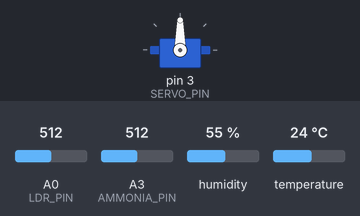
The sketch below on a simulated Arduino Uno, built with avr-gcc and run on an emulated ATmega328P. On the bench: servo. The inputs (shaded band) are chosen by the test bench; at power-on: humidity 55 %, A0 (LDR_PIN) = 512, A3 (AMMONIA_PIN) = 512, temperature 24 °C. What the sketch prints to the serial monitor is not drawn.

Above: at 0.1 s.
At 2.0 s:
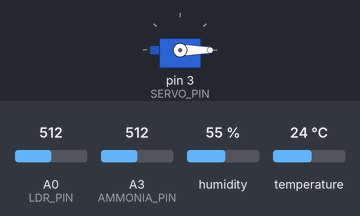
2.1 s: humidity set to 22 %
5.5 s: A0 (LDR_PIN) set to 390
8.5 s: A3 (AMMONIA_PIN) set to 390
11.5 s: temperature set to 12 °C
14.5 s: A0 (LDR_PIN) set to 410
17.5 s: A3 (AMMONIA_PIN) set to 410
Timing chart, 0 to 20.5 s (numbered marks = the images above; inputs shaded):
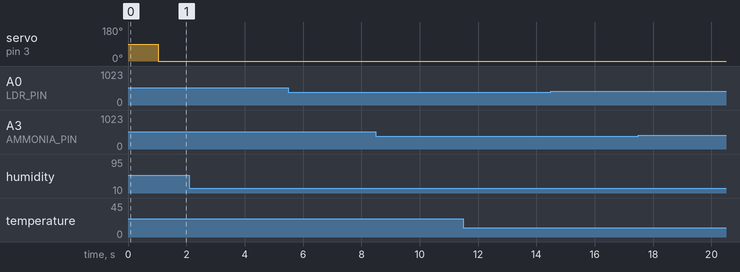

The sketch:

V3.ino
```cpp
#include <Adafruit_Sensor.h>
#include <DHT.h>
#include <DHT_U.h>
#include <LiquidCrystal.h>
#include <SoftwareSerial.h>
#include "SoftEasyTransfer.h"
#include <Servo.h>

SoftwareSerial mySerial(12, 13);
Servo ventilator;

#define DHT_PIN  4   //pin for DHT sensor
#define SERVO_PIN 3  //pin for servo
#define LDR_PIN A0   //pin for LDR
#define AMMONIA_PIN A3 //pin for Ammonia sensor
#define BULB_PIN 11
#define HEATER_PIN 9
#define FAN_PIN 8


//create object
SoftEasyTransfer ET;

//create a DHT type object
#define DHTTYPE           DHT11     // DHT 11


//for testing purpose only
//const int rs = 3, en = 4, d4 = 5, d5 = 6, d6 = 7, d7 = 8;
//LiquidCrystal lcd(rs, en, d4, d5, d6, d7);


DHT_Unified dht(DHT_PIN, DHTTYPE);

//struture defination area
struct sensorData
{
  int Temperature = -1;
  int Humidity = -1;
  int LDR = -1;
  int Ammonia = -1;
};

//define a structure for rashik
struct rskData
{
  int temperature = -1;
  int humidity = -1;
  int ldr = -1;
  int ammonia = -1;

  int heater = 0;
  int fan = 0;
  int lights = 0;
  int servos = -1;

  int distriIndex = -1;
  int mobilityIndex = -1;
  int peakCount = -1;

};

//declare a structure for rashik transmission
rskData rsk1;

int dataReceived[8];
//dataReceived is an array containing
//dataReceived[0]   --->  Heater
//dataReceived[1]   --->  Fan
//dataReceived[2]   --->  Lights
//dataReceived[3]   --->  Servo

//dataReceived[4]   --->  distribution index
//dataReceived[5]   --->  mobility index
//dataReceived[6]   --->  peakCount
//dataReceived[7]   ---> auto state bool 1 if auto state is on and 0 if manual


int delayForPhase1 = 1000;
unsigned long time_now1 = 0;


//structure declaration area
sensorData sensorVar;


void rData()
{
  //from python we get following data sequence
//        # Sending data sequence is like
//        # 'S'
//        # Heater  --> 0 to 100
//        # Fan     --> 0 or 1
//        # Light   --> 0 or 1
//        # Servo   --> 0 or 1
//        # distributionIndex   --> 0 to 255
//        # mobilityIndex       --> 0 to 255
//        # peakCount           --> 0 to 255
//        # 'E'

  //reads data from python and store it
  if(Serial.available() > 0){
    if(Serial.read() == 'S')
    {
      for (int i = 0; i< 8 ; i++)
      {
        dataReceived[i] = Serial.read();
      }
      if(Serial.read() == 'E'){
        return;
      }
    }
  }
}


void getDHTdata()
{
  // Get temperature event and print its value.
  sensors_event_t event;
  dht.temperature().getEvent(&event);
  if (isnan(event.temperature)) {
    //cannot get the temperature reading
    sensorVar.Temperature = -1;
  }
  else {
    sensorVar.Temperature = int(event.temperature);
  }

  // Get humidity event and print its value.
  dht.humidity().getEvent(&event);
  if (isnan(event.relative_humidity)) {
    //Error reading humidity
    sensorVar.Humidity = -1;
  }
  else {
    sensorVar.Humidity = int(event.relative_humidity);
  }
}

void getLDRdata()
{
  int data = analogRead(LDR_PIN);
  //data manupulation here if any

  //update sensorVal
  sensorVar.LDR = data;
}


void getAmmoniadata()
{
  int data = analogRead(AMMONIA_PIN);
  //data manupulation here if any

  //update sensorVal
  sensorVar.Ammonia = data;
}

void showSensorValue()
{
  Serial.print("Temperature: ");
  Serial.println(sensorVar.Temperature);
  Serial.print("Humidity: ");
  Serial.println(sensorVar.Humidity);
  Serial.print("LDR: ");
  Serial.println(sensorVar.LDR);
  Serial.print("Ammonia: ");
  Serial.println(sensorVar.Ammonia);
  Serial.println("--------------------------");

}

//void showdataReceived()
//{
//  lcd.setCursor(0, 0);
//  lcd.print("H:");
//  lcd.print(dataReceived[0]);
//  lcd.print(", ");
//  lcd.print("F:");
//  lcd.print(dataReceived[1]);
//
//  lcd.setCursor(0, 1);
//  lcd.print("L:");
//  lcd.print(dataReceived[2]);
//  lcd.print(", ");
//  lcd.print("S:");
//  lcd.print(dataReceived[3]);
//}


void sendSensorData() {
  Serial.write('S');
  Serial.write((uint8_t *)&sensorVar, sizeof(sensorVar));
  Serial.write('E');
  return;
}

void sendDatatoRSK() {
  ET.sendData();
}


//functions for using appliances
//1. LDR Light Control
    void light_Bulb(){
      if(dataReceived[7] == 1)
      {
        if(sensorVar.LDR > 400)
          digitalWrite(BULB_PIN, HIGH);
        else
          digitalWrite(BULB_PIN, LOW);
      }
      else
      {
        if(dataReceived[2] == 1)
          digitalWrite(BULB_PIN, HIGH);
        else
          digitalWrite(BULB_PIN, LOW);
      }
    }

//2. Ammonia_Sensor Servo Control
    void open_Ventilation(){
      if(dataReceived[7] == 1)
      {
        if(sensorVar.Ammonia > 400)
          ventilator.write(120);
        else
          ventilator.write(0);
      }
      else
      {
        if(dataReceived[3] == 1)
          ventilator.write(120);
        else
          ventilator.write(0);
      }
    }

//3. Temperature Fan and Heater Control
    void maintain_Temperature(){
      if(dataReceived[7] == 1)
      {
        if(sensorVar.Temperature > 30){
          digitalWrite(FAN_PIN, HIGH);
          digitalWrite(HEATER_PIN, LOW);
        }
        else if(sensorVar.Temperature <22){
          digitalWrite(FAN_PIN, LOW);
          digitalWrite(HEATER_PIN, HIGH);
        }
        else{
          digitalWrite(FAN_PIN, LOW);
          digitalWrite(HEATER_PIN, LOW);
        }
      }

      else
      {
        if(dataReceived[1] ==1)
          digitalWrite(FAN_PIN, HIGH);
        else
          digitalWrite(FAN_PIN, LOW);

        if(dataReceived[0] >50)
          digitalWrite(HEATER_PIN, HIGH);
        else
          digitalWrite(HEATER_PIN, LOW);
      }
    }


void constructStruct()
{
  rsk1.temperature = sensorVar.Temperature;
  rsk1.humidity = sensorVar.Humidity;
  rsk1.ldr = sensorVar.LDR;
  rsk1.ammonia = sensorVar.Ammonia;

  rsk1.heater = dataReceived[0];
  rsk1.fan = dataReceived[1];
  rsk1.lights = dataReceived[2];
  rsk1.servos = dataReceived[3];

  rsk1.distriIndex = dataReceived[4];
  rsk1.mobilityIndex = dataReceived[5];
  rsk1.peakCount = dataReceived[6];

}

//dophase1 reads sensor data and does required communication
void dophase1()
{
//   delay(1000);
  //get sensor data

  //get humidity and temperature
  getDHTdata();

  //get LDR value pot
  getLDRdata();

  //get ammonia sensor value pot
  getAmmoniadata();

  //display sensor datas in Serial Monitor
//  showSensorValue();


  //send the sensorVar structure to the python / pi
  sendSensorData();


  //check for any Serialdata from the python/pi/APP... if yes update the dataReceived
  rData();


  //construct a long string to send to rashik arduno
  constructStruct();

  //send all data to rashik's arduno
  sendDatatoRSK();


  //display the dataReceived in the LCD for debugging
//  showdataReceived();

  //use the dataReceived to (take actions) control the appliances // heater, fan, lights
  light_Bulb();
  open_Ventilation();
  maintain_Temperature();

}


void setup() {
  // put your setup code here, to run once:
  Serial.begin(9600);
  mySerial.begin(9600);

  ventilator.attach(SERVO_PIN);

  // Initialize DHT device
  dht.begin();

  ET.begin(details(rsk1), &mySerial);

  //initilize lcd display
//  lcd.begin(16, 2);


}

void loop() {
  // put your main code here, to run repeatedly:
    if(millis() > (time_now1 + delayForPhase1)){
        time_now1 = millis();
        dophase1();
    }


}
```

SoftEasyTransfer.cpp
```cpp
#include "SoftEasyTransfer.h"


#if ARDUINO > 22
//Captures address and size of struct
void SoftEasyTransfer::begin(uint8_t * ptr, uint8_t length, SoftwareSerial *theSerial){
	address = ptr;
	size = length;
	_serial = theSerial;

	//dynamic creation of rx parsing buffer in RAM
	rx_buffer = (uint8_t*) malloc(size);
}

#else
//Captures address and size of struct
void SoftEasyTransfer::begin(uint8_t * ptr, uint8_t length, NewSoftSerial *theSerial){
	address = ptr;
	size = length;
	_serial = theSerial;

	//dynamic creation of rx parsing buffer in RAM
	rx_buffer = (uint8_t*) malloc(size);
}

#endif

#if ARDUINO > 22
//Sends out struct in binary, with header, length info and checksum
void SoftEasyTransfer::sendData(){
  uint8_t CS = size;
  _serial->write(0x06);
  _serial->write(0x85);
  _serial->write(size);
  for(int i = 0; i<size; i++){
    CS^=*(address+i);
    _serial->write(*(address+i));
  }
  _serial->write(CS);

}
#else
//Sends out struct in binary, with header, length info and checksum
void SoftEasyTransfer::sendData(){
  uint8_t CS = size;
  _serial->print(0x06, BYTE);
  _serial->print(0x85, BYTE);
  _serial->print(size, BYTE);
  for(int i = 0; i<size; i++){
    CS^=*(address+i);
    _serial->print(*(address+i), BYTE);
  }
  _serial->print(CS, BYTE);

}
#endif

boolean SoftEasyTransfer::receiveData(){

  //start off by looking for the header bytes. If they were already found in a previous call, skip it.
  if(rx_len == 0){
  //this size check may be redundant due to the size check below, but for now I'll leave it the way it is.
    if(_serial->available() >= 3){
	//this will block until a 0x06 is found or buffer size becomes less then 3.
      while(_serial->read() != 0x06) {
		//This will trash any preamble junk in the serial buffer
		//but we need to make sure there is enough in the buffer to process while we trash the rest
		//if the buffer becomes too empty, we will escape and try again on the next call
		if(_serial->available() < 3)
			return false;
		}
      if (_serial->read() == 0x85){
        rx_len = _serial->read();
		//make sure the binary structs on both Arduinos are the same size.
        if(rx_len != size){
          rx_len = 0;
          return false;
        }
      }
    }
  }


  if(rx_len != 0){
    while(_serial->available() && rx_array_inx <= rx_len){
      rx_buffer[rx_array_inx++] = _serial->read();
    }

    if(rx_len == (rx_array_inx-1)){
      //seem to have got whole message
      //last uint8_t is CS
      calc_CS = rx_len;
      for (int i = 0; i<rx_len; i++){
        calc_CS^=rx_buffer[i];
      }

      if(calc_CS == rx_buffer[rx_array_inx-1]){//CS good
        memcpy(address,rx_buffer,size);
		rx_len = 0;
		rx_array_inx = 0;
		return true;
		}

	  else{
	  //failed checksum, need to clear this out anyway
		rx_len = 0;
		rx_array_inx = 0;
		return false;
	  }

    }
  }

  return false;
}
```

SoftEasyTransfer.h
```cpp
// (licence header left out)
#ifndef SoftEasyTransfer_h
#define SoftEasyTransfer_h


//make it a little prettier on the front end.
#define details(name) (byte*)&name,sizeof(name)

//Not neccessary, but just in case.
#if ARDUINO > 22
#include "Arduino.h"
#include <SoftwareSerial.h>
#else
#include "WProgram.h"
#include <NewSoftSerial.h>
#endif
//#include "HardwareSerial.h"


#include <math.h>
#include <stdio.h>
#include <stdint.h>
#include <avr/io.h>

class SoftEasyTransfer {
public:
//void begin(uint8_t *, uint8_t, HardwareSerial *theSerial);
#if ARDUINO > 22
void begin(uint8_t *, uint8_t, SoftwareSerial *theSerial);
#else
void begin(uint8_t *, uint8_t, NewSoftSerial *theSerial);
#endif
void sendData();
boolean receiveData();
private:
//HardwareSerial *_serial;

#if ARDUINO > 22
SoftwareSerial *_serial;
#else
NewSoftSerial *_serial;
#endif


uint8_t * address;  //address of struct
uint8_t size;       //size of struct
uint8_t * rx_buffer; //address for temporary storage and parsing buffer
uint8_t rx_array_inx;  //index for RX parsing buffer
uint8_t rx_len;		//RX packet length according to the packet
uint8_t calc_CS;	   //calculated Chacksum
};


#endif
```

Measured:
- after the input at 2.1 s, every drawn part: stays the same
- after the input at 5.5 s, every drawn part: stays the same
- after the input at 8.5 s, every drawn part: stays the same
- after the input at 11.5 s, every drawn part: stays the same
- after the input at 14.5 s, every drawn part: stays the same
- after the input at 17.5 s, every drawn part: stays the same
